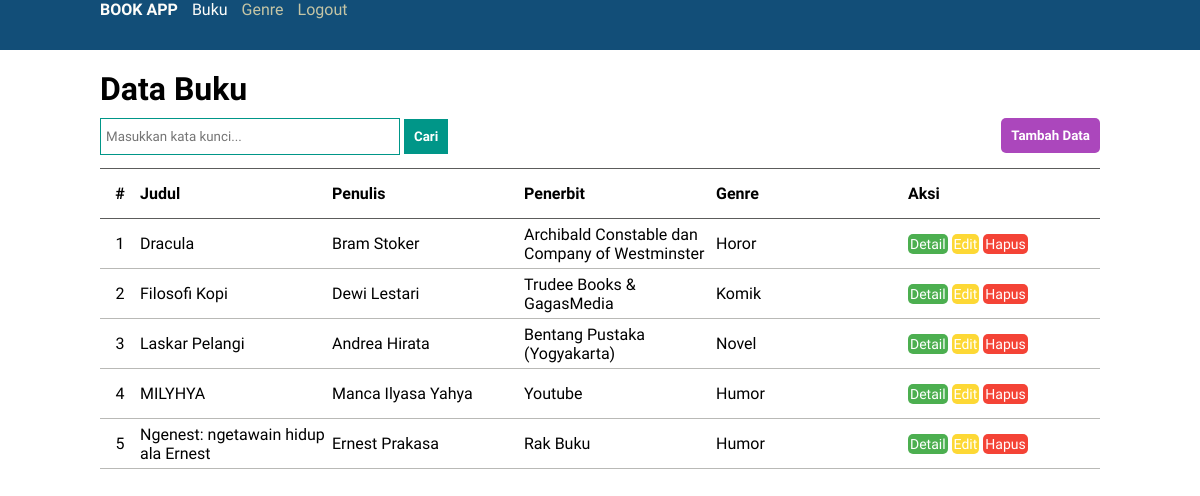
The app's page /buku/ (signed in) with its own data.
### tables this page shows
CREATE TABLE `buku` (
  `id_buku` int(4) NOT NULL,
  `judul` varchar(255) NOT NULL,
  `penulis` varchar(255) NOT NULL,
  `penerbit` varchar(255) NOT NULL,
  `tahun_terbit` int(4) NOT NULL,
  `ringkasan` text NOT NULL,
  `cover` varchar(1000) DEFAULT NULL,
  `id_genre` int(2) DEFAULT NULL
);

CREATE TABLE `genre` (
  `id_genre` int(2) NOT NULL,
  `genre` varchar(20) NOT NULL
);

### buku/index.php (the view, shortened to what this page needs)
<?php
$page = array("title" => "Index", "active" => "buku");
include '../koneksi.php';
$cari = "";
$query = "SELECT id_buku, judul, penulis, penerbit, genre FROM buku INNER JOIN genre ON buku.id_genre = genre.id_genre WHERE judul LIKE '%$cari%' OR penulis LIKE '%$cari%' OR penerbit LIKE '%$cari%' OR genre LIKE '%$cari%' ORDER BY (judul)";
$hasil = mysqli_query($koneksi, $query);
$buku = array();
while ($data = mysqli_fetch_assoc($hasil))
{
    $buku[] = $data;
}
include '../template/header.php';
?>
    <h1 class="title">Data Buku</h1>
        <div class="head-table">
            <form action="" method="get" class="form-cari">
            <input type="search" name="cari" id="cari" placeholder="Masukkan kata kunci...">
            <button type="submit" class="teal">Cari</button>
            </form>
            <button type="button" id="tambah" onclick="window.location='tambah.php'">Tambah Data</button>
        </div>
        <table class="data">
        <tr>
            <th>#</th>
            <th>Judul</th>
            <th>Penulis</th>
            <th>Penerbit</th>
            <th>Genre</th>
            <th>Aksi</th>
        </tr>
<?php
$no = 1;
foreach ($buku as $b) { ?>
    <tr>
        <td><?= $no; ?></td>
        <td><?= $b['judul']; ?></td>
        <td><?= $b['penulis']; ?></td>
        <td><?= $b['penerbit']; ?></td>
        <td><?= $b['genre']; ?></td>
        <td>
            <a href="detail.php?id_buku=<?= $b['id_buku'] ?>" class="aksi hijau">Detail</a>
            <a href="edit.php?id_buku=<?= $b['id_buku'] ?>" class="aksi kuning">Edit</a>
            <a href="hapus.php?id_buku=<?= $b['id_buku'] ?>" class="aksi merah" onclick="return confirm('Apakah anda yakin ingin menghapus data?')">Hapus</a>
        </td>
    </tr>
<?php
$no++;
}
?>
<?php
include '../template/footer.php';
?>

### template/header.php (shortened to what this page needs)
<!DOCTYPE html>
<html lang="en">
<head>
    <link rel="stylesheet" href="http://localhost/bukuapp/css/style.css">
</head>
<body>
    <ul class='nav'>
    <div class="wrapper">
            <li class="logo nav-item"><a href="#">BOOK APP</a> </li>
            <li class="nav-item"><a class="<?php if($page['active'] == "buku") {echo "active";} ?>" href="#">Buku</a></li>
            <li class="nav-item"><a class="<?php if($page['active'] == "genre") {echo "active";} ?>" href="#">Genre</a></li>
            <li class="nav-item"><a href="http://localhost/bukuapp/login/logout.php">Logout</a></li>
        </div>
    </ul>
    <div class="wrapper">

### template/footer.php
</div>
</body>
</html>

### css/style.css (style rules this page uses)
html, body, h1, h2, h3, div, nav, ul, li, table, th, td, img { margin: 0; padding: 0; }
* { box-sizing: border-box; }
.nav { background-color: #124E78; }
.wrapper { width: 1000px; margin: 0 auto; }
ul.nav { list-style: none; }
li.nav-item { height: 50px; padding-right: 10px; text-align: center; display: inline-block; }
.nav-item a { color: #C5C5A5; }
.nav-item a, a.aksi { text-decoration: none; }
li.logo a { font-weight: bold; }
li.logo a, .nav-item a.active { color: #FDFDFA; }
h1, .nav-item a, th, td, input[type='search'], button, .form-tambah-edit label, .form-control, .form-tambah-edit textarea, .form-tambah-edit select, .btn-large, .detail { font-family: 'Krub', sans-serif; }
h1.title { margin: 20px 0 10px 0; }
.data { border-collapse: collapse; }
.data, .alert { clear: both; }
.data th, .data td { height: 50px; }
.data th { border-top: 1px solid #5C5C5B; border-bottom: 1px solid #5C5C5B; text-align: left; width: 192px; }
.data td { border-top: 1px solid #B9B9B6; border-bottom: 1px solid #B9B9B6; }
.data th:first-child, .data td:first-child { width: 40px; text-align: center; }
a.aksi { display: inline-block; color: white; padding: 2px; border-radius: 5px; font-size: 14px; }
.hijau { background-color: #4CAF50; }
.kuning { background-color: #FDD835; }
.merah { background-color: #F44336; }
.teal { background-color: #009688; }
input[type='search'] { width: 300px; padding: 10px 5px; border: 1px solid #009688; }
button { padding: 10px; border: none; color: white; font-weight: bold; }
.head-table { width: 100%; clear: both; margin-bottom: 60px; }
.form-cari { float: left; }
#tambah { float: right; background-color: #AB47BC; border-radius: 5px; }

### records on screen
buku: judul "Dracula", penulis "Bram Stoker", penerbit "Archibald Constable dan Company of Westminster", id_genre.genre "Horor"
buku: judul "Filosofi Kopi", penulis "Dewi Lestari", penerbit "Trudee Books & GagasMedia", id_genre.genre "Komik"
buku: judul "Laskar Pelangi", penulis "Andrea Hirata", penerbit "Bentang Pustaka (Yogyakarta)", id_genre.genre "Novel"
buku: judul "MILYHYA", penulis "Manca Ilyasa Yahya", penerbit "Youtube", id_genre.genre "Humor"
buku: judul "Ngenest: ngetawain hidup ala Ernest", penulis "Ernest Prakasa", penerbit "Rak Buku", id_genre.genre "Humor"
